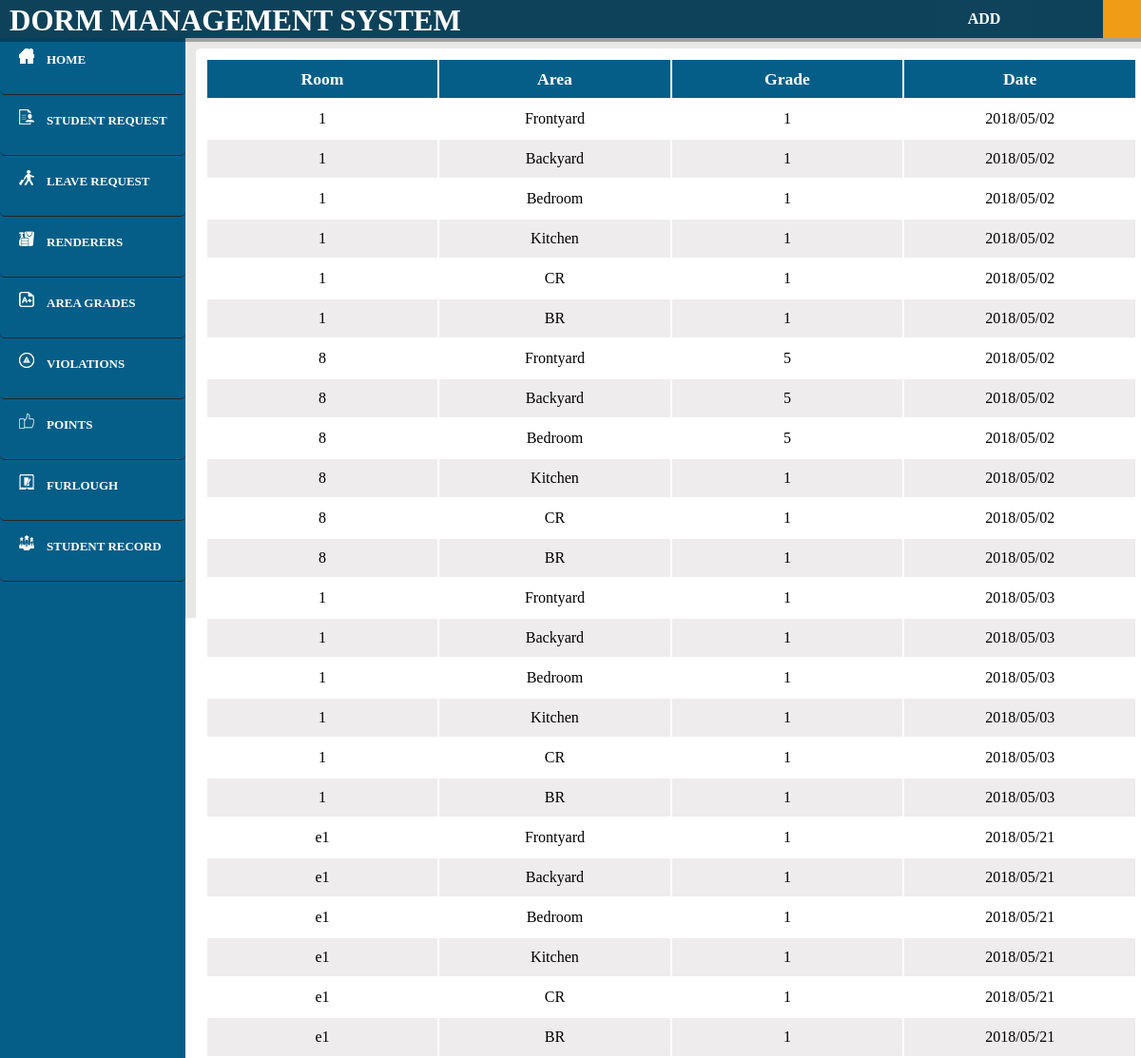
/DMS/user_areaRecord.php (signed in), run on the app's committed database.
### tables this page shows
CREATE TABLE `grade` (
  `id` int(11) NOT NULL,
  `area` varchar(20) NOT NULL,
  `grade` varchar(20) NOT NULL,
  `room_number` varchar(20) NOT NULL,
  `date` varchar(20) NOT NULL,
  `seen` int(11) NOT NULL DEFAULT '1'
);

### DMS/user_areaRecord.php (the view, shortened to what this page needs)
<html>
<head>
		<link rel="stylesheet" type="text/css" href="Blog.css">
		<link rel="stylesheet" type="text/css" href="user.css">
		<link rel="stylesheet" type="text/css" href="modal.css">
		<header>
			<header>
		<?php
				include 'connect.php';
				$user=$_SESSION['login_user'];
				$qry="select * from user where Username='$user';";
				$result=mysqli_query($con,$qry);
				while($rows=mysqli_fetch_array($result))
				{
					$name = $rows['Username'];
				}
		?>
			<font face="Century Gothic">
			<div id="nav">
					<nav>
					<ul>
						<li id="titlename">DORM MANAGEMENT SYSTEM</li>
						<li id="login"><a href=""><?php echo $name?></a>
						</li>
					</ul>
					<BUTTON id="btnadd" TYPE="BUTTON" onclick="btn1()"><font color="#ffffff" size="3"><b>ADD</font></BUTTON>
				</nav>
			</div></font>
		</header>
	</head>
	<body>
<article><br><br>
	<b><div id="leftnav"><a href="user_home.php"><img src="images/home1.png">&emsp;<font color="#ffffff">HOME</a></font></div>
	<?php
			include 'connect.php';
			$sql = "SELECT * FROM student WHERE request='Pending' AND seen = 0";
			$result = mysqli_query($con, $sql);
			if($result) {
				if(mysqli_num_rows($result) > 0) {
					echo "<div id=\"leftnav\"><a href=\"user_studentRequest.php\"><img src=\"images/studentreq.png\">&emsp;<font color=\"#ffffff\">STUDENT REQUEST<img src='notif.png'/></a></font></div>";
				} else {
					echo "<div id=\"leftnav\"><a href=\"user_studentRequest.php\"><img src=\"images/studentreq.png\">&emsp;<font color=\"#ffffff\">STUDENT REQUEST</a></font></div>";
				}
			}
		?>
		<?php
			$sql = "SELECT * FROM lcard WHERE status='Pending' AND seen = 0";
			$result = mysqli_query($con, $sql);
			if($result) {
				if(mysqli_num_rows($result) > 0) {
					echo "<div id=\"leftnav\"><a href=\"user_lcard.php\"><img src=\"images/leavereq.png\">&emsp;<font color=\"#ffffff\">LEAVE REQUEST<img src='notif.png'/></a></font></div>";
				} else {
					echo "<div id=\"leftnav\"><a href=\"user_lcard.php\"><img src=\"images/leavereq.png\">&emsp;<font color=\"#ffffff\">LEAVE REQUEST</a></font></div>";
				}
			}
		?>
		<div id="leftnav"><a href="user_studentRender.php"><img src="images/render.png">&emsp;<font color="#ffffff">RENDERERS</a></font></div>
		<div id="leftnav"><a href="user_areaRecord.php"><img src="images/grades.png">&emsp;<font color="#ffffff">AREA GRADES</a></font></div>
		<div id="leftnav"><a href="user_violationRecord.php"><img src="images/violation.png">&emsp;<font color="#ffffff">VIOLATIONS </a></font><br></div>
		<div id="leftnav"><a href="user_meritsRecord.php"><img src="images/merit.png">&emsp;<font color="#ffffff">POINTS </a></font><br></div>
		<div id="leftnav"><a href="user_furlough.php"><img src="images/furlough.png">&emsp;<font color="#ffffff">FURLOUGH</a></font><br></div>
		<div id="leftnav"><a href="user_studentRecord.php"><img src="images/student.png">&emsp;<font color="#ffffff">STUDENT RECORD </a></font><br></div>
	</b>
	</article>
	<aside>
	<div id="right">
		<table class="alternate">
	<tr>
	<th>Room</th>
	<th>Area</th>
	<th>Grade</th>
	<th>Date</th>
		<?php
			function displayimage()
			{
				$con = mysqli_connect("localhost","root","","dorm");
				$qry="select * from grade;";
				$str="";
				$result=mysqli_query($con,$qry);
				while($rows=mysqli_fetch_array($result))
				{
					$str = $str.	"<tr>
					<td>".$rows['room_number']."</td>
					<td>".$rows['area']."</td>
					<td>".$rows['grade']."</td>
					<td>".$rows['date']."</td>
					</tr>"
					;
				}
		 echo $str;
			}
			displayimage();
		?>
		</table>
</div>
</aside>
	</body>
</html>

### DMS/Blog.css (style rules this page uses)
a { color: #00a2ff; text-decoration: none; }
body { overflow-x: hidden; margin: 0px; font-family: Century Gothic; }
::placeholder { color: rgba(255,255,255,.5); }
nav { text-align: center; background-color: #0e425a; position: relative; padding: 0px 60px 0px 754px; width: 100%; position: fixed; z-index: 2; box-shadow: 0px 0px 0px 4px rgba(0,0,0,.3); font-weight: bold; }
nav ul { list-style: none; margin: 0; padding: 0; }
nav > ul > li { float: left; }
nav ul li a { display: inline-block; color: #ffffff; padding: 10px 20px; text-decoration: none; width: 160px; }

### DMS/user.css (style rules this page uses)
* { font-color: #fff; }
article { padding: 0 auto; background-color: #055e88; float: left; height: 100%; width: 195px; position: fixed; }
aside { background-color: #e8e8e6; padding: 3% 2% 2% 3%; height: 604px; height: 100%; }
#right { background-color: #ffffff; height: 0 auto%; margin-top: 15px; padding: 10px; width: 86%; margin-left: 170px; }
#leftnav { background-color: #055e88; height: 38px; width: 170px; margin: 0px; font-size: 13px; padding: 15px 5px 10px 20px; border-bottom: solid 1px #232729; }
#btnadd { background-color: #055e88; height: 40px; width: 300px; margin: 0px; margin-left: -130px; margin-top: -5px; }
nav { text-align: center; background-color: #0e425a; position: relative; padding: 0px 60px 0px 1160px; width: 100%; height: 40px; position: fixed; z-index: 2; box-shadow: 0px 0px 0px 4px rgba(0,0,0,.3); font-weight: bold; }
nav ul { list-style: none; margin: 0; padding: 0; }
nav > ul > li { float: left; }
nav ul li { background-color: #f09c16; color: #ffffff; list-style: none; }
nav ul li a { background-color: #f09c16; color: #fff; }
nav ul li a { display: inline-block; color: #fff; padding: 10px 10px; text-decoration: none; width: 170px; }
body { font-family: century gothic; }
#login { background-color: #f09c16; font-color: #000; margin-top: -40px; height: 40px; }
div { border-radius: 5px; background-color: #f2f2f2; }
table { width: 100%; }
td,th { text-align: center; width: 270px; height: 40px; color:#000000; font-family: century gothic; }
th { font-size: 110%; background-color: #055e88; color: #ffffff; }
td { font-weight: normal; }
.alternate tr { background-color: #eeecec; }
.alternate tr:nth-child(2n) { background-color: #ffffff; }
button { background: none; border: none; }
body { height: 590px }
#right { height: 100% }
#titlename { color: #fff; font-weight: bold; font-size: 31px; font-family: Space Age; padding-top: 4px; margin-left: -1150px; background-color: #0e425a; }
#leftnav { font-size: 13px }

### DMS/modal.css (style rules this page uses)
* { font-family: Century Gothic; }
#login { padding-top: 40px; }
table { padding-top: 0px; }
td,th { text-align: center; width: 250px; height: 40px; font-family: century gothic; }

### DMS/user_areaRecord.php (style rules this page uses)
* { color: #ffffff; }
#titlename { color: #fff; font-weight: bold; font-size: 31px; font-family: Space Age; padding-top: 4px; margin-left: -1150px; background-color: #0e425a; }
#btnadd { position: absolute; margin-left: -870px; margin-top: 0; width:100px; cursor: pointer; background-color: #0f435b }

### data on the page
grade: room_number "1", area "Frontyard", grade "1", date "2018/05/02"
grade: room_number "1", area "Backyard", grade "1", date "2018/05/02"
grade: room_number "1", area "Bedroom", grade "1", date "2018/05/02"
grade: room_number "1", area "Kitchen", grade "1", date "2018/05/02"
grade: room_number "1", area "CR", grade "1", date "2018/05/02"
grade: room_number "1", area "BR", grade "1", date "2018/05/02"
grade: room_number "8", area "Frontyard", grade "5", date "2018/05/02"
grade: room_number "8", area "Backyard", grade "5", date "2018/05/02"
grade: room_number "8", area "Bedroom", grade "5", date "2018/05/02"
grade: room_number "8", area "Kitchen", grade "1", date "2018/05/02"
grade: room_number "8", area "CR", grade "1", date "2018/05/02"
grade: room_number "8", area "BR", grade "1", date "2018/05/02"
grade: room_number "1", area "Frontyard", grade "1", date "2018/05/03"
grade: room_number "1", area "Backyard", grade "1", date "2018/05/03"
grade: room_number "1", area "Bedroom", grade "1", date "2018/05/03"
grade: room_number "1", area "Kitchen", grade "1", date "2018/05/03"
grade: room_number "1", area "CR", grade "1", date "2018/05/03"
grade: room_number "1", area "BR", grade "1", date "2018/05/03"
grade: room_number "e1", area "Frontyard", grade "1", date "2018/05/21"
grade: room_number "e1", area "Backyard", grade "1", date "2018/05/21"
grade: room_number "e1", area "Bedroom", grade "1", date "2018/05/21"
grade: room_number "e1", area "Kitchen", grade "1", date "2018/05/21"
grade: room_number "e1", area "CR", grade "1", date "2018/05/21"
grade: room_number "e1", area "BR", grade "1", date "2018/05/21"
